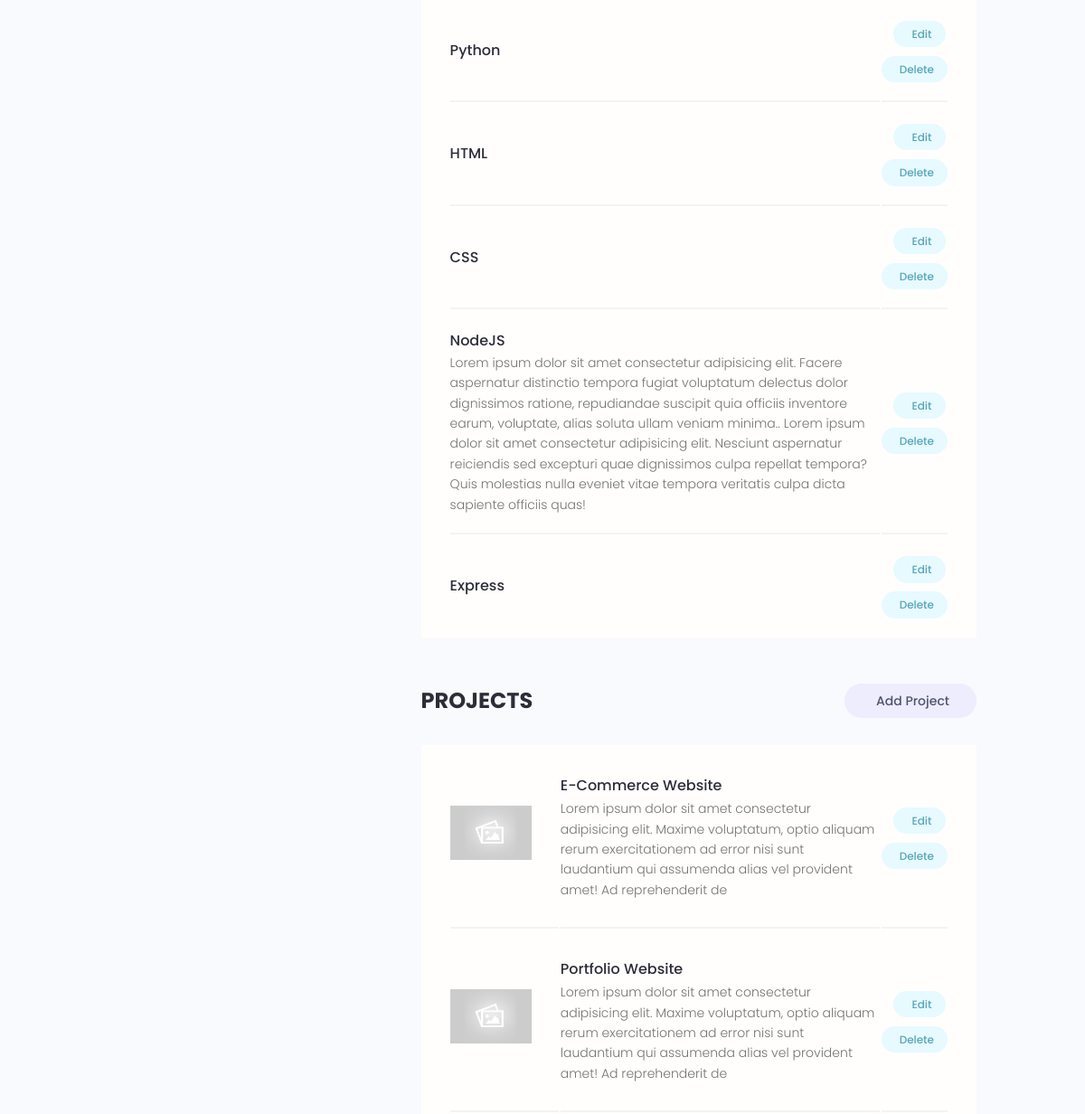
Page /account/ (signed in, middle part) on the earlier database version.
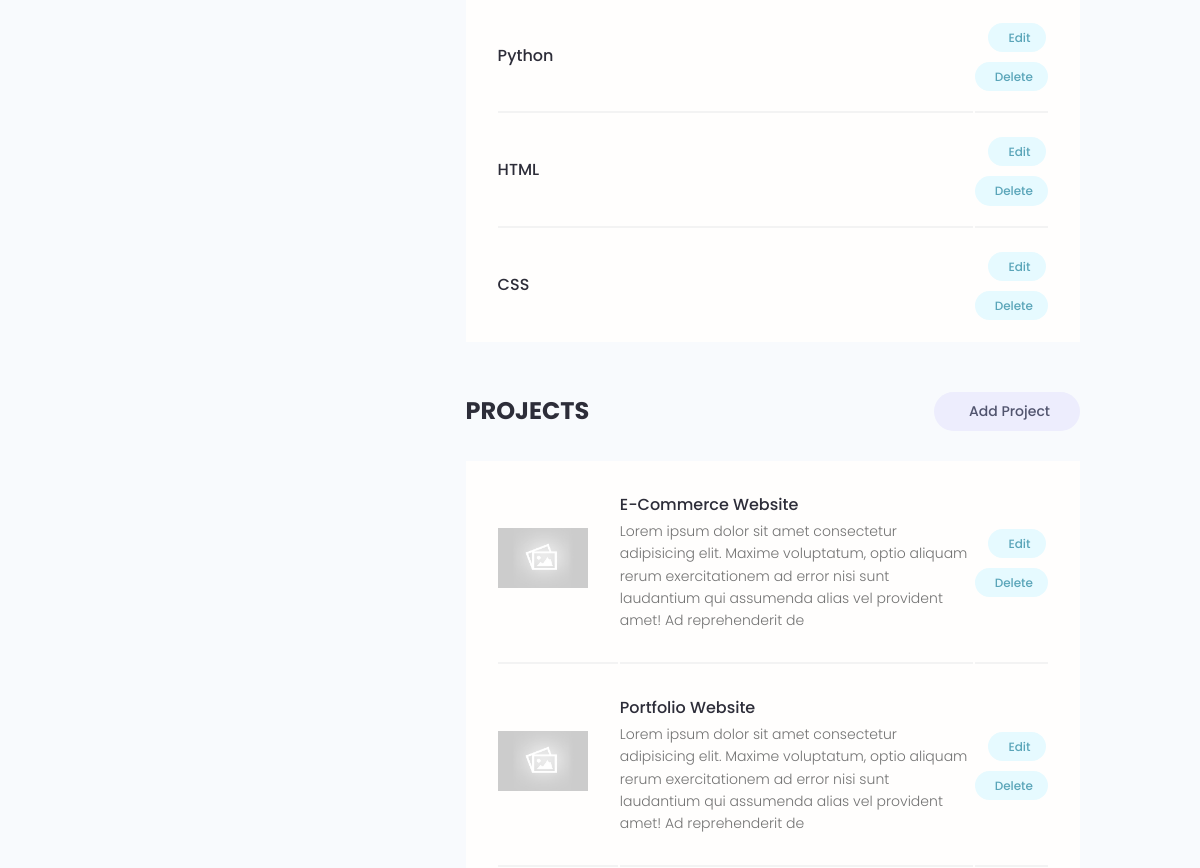
Same page on the later database version.
### users/models.py (models this page shows, shortened)
class Skill(models.Model):
    owner = models.ForeignKey(Profile, on_delete=models.CASCADE, blank=True, null=True)
    name = models.CharField(max_length=200, blank=True, null=True)
    description = models.TextField(blank=True, null=True)
    created = models.DateTimeField(auto_now_add=True)
    id = models.UUIDField(default=uuid.uuid4, unique=True, primary_key=True, editable=False)

### projects/models.py (models this page shows, shortened)
class Project(models.Model):
    owner = models.ForeignKey(Profile, null=True, blank=True, on_delete=models.SET_NULL)
    title = models.CharField(max_length=200)
    description = models.TextField(null=True, blank=True)
    featured_image = models.ImageField(null=True, blank=True, default="default.jpg")
    demo_link = models.CharField(max_length=1000, null=True, blank=True)
    source_link = models.CharField(max_length=1000, null=True, blank=True)
    tags = models.ManyToManyField('Tag', blank=True)
    vote_total = models.IntegerField(default=0, null=True, blank=True)
    vote_ratio = models.IntegerField(default=0, null=True, blank=True)
    created = models.DateTimeField(auto_now_add=True)
    id = models.UUIDField(default=uuid.uuid4, unique=True, primary_key=True, editable=False)

### users/views.py (the view)
# urls.py: path('account/', views.userAccount, name="account"),
@login_required(login_url="login")
def userAccount(request):
    profile = request.user.profile
    skills = profile.skill_set.all()
    projects = profile.project_set.all()
    context = {'profile':profile, 'skills':skills, 'projects':projects}
    return render(request, 'users/account.html', context)

### users/templates/users/account.html (shortened to what this page needs)
{% extends 'main.html' %}
{% block content %}
<main class="settingsPage profile my-md">
  <div class="container">
    <div class="layout">
      <div class="column column--1of3">
      </div>
      <div class="column column--2of3">
        <table class="settings__table">
          {% for skill in skills %}
          <tr>
            <td class="settings__tableInfo">
              <h4>{{skill.name}}</h4>
              <p>{{skill.description}}</p>
            </td>
            <td class="settings__tableActions">
              <a class="tag tag--pill tag--main settings__btn" href="{% url 'edit-skill' skill.id %}"> Edit</a>
              <a class="tag tag--pill tag--main settings__btn" href="{% url 'delete-skill' skill.id %}">
                Delete</a>
            </td>
          </tr>
          {% endfor %}
        </table>
        <div class="settings">
          <h3 class="settings__title">Projects</h3>
          <a class="tag tag--pill tag--sub settings__btn tag--lg" href="{% url 'create-project' %}"> Add Project</a>
        </div>
        <table class="settings__table">
          {% for project in projects %}
          <tr>
            <td class="settings__thumbnail">
              <a href="{% url 'project' project.id %}"><img src="{{project.featured_image.url}}" alt="Project Thumbnail" /></a>
            </td>
            <td class="settings__tableInfo">
              <a href="{% url 'project' project.id %}">{{project.title}}</a>
              <p>{{project.description | slice:"200"}}</p>
            </td>
            <td class="settings__tableActions">
              <a class="tag tag--pill tag--main settings__btn" href="{% url 'update-project' project.id %}"> Edit</a>
              <a class="tag tag--pill tag--main settings__btn" href="{% url 'delete-project' project.id %}">
                Delete</a>
            </td>
          </tr>
          {% endfor %}
        </table>
      </div>
    </div>
  </div>
</main>
{% endblock content %}

Differences in the rows shown:
removed Skill: name "NodeJS", description "Lorem ipsum dolor sit amet consectetur adipisicing elit. Facere aspernatur distinctio tempora fugiat voluptatum delectus dolor dignissimos ratione, repudiandae suscipit quia officiis inventore earum, voluptate, alias soluta ullam veniam minima.. Lorem ipsum dolor sit amet consectetur adipisicing elit. Nesciunt aspernatur reiciendis sed excepturi quae dignissimos culpa repellat tempora? Quis molestias nulla eveniet vitae tempora veritatis culpa dicta sapiente officiis quas!"
removed Skill: name "Express"
